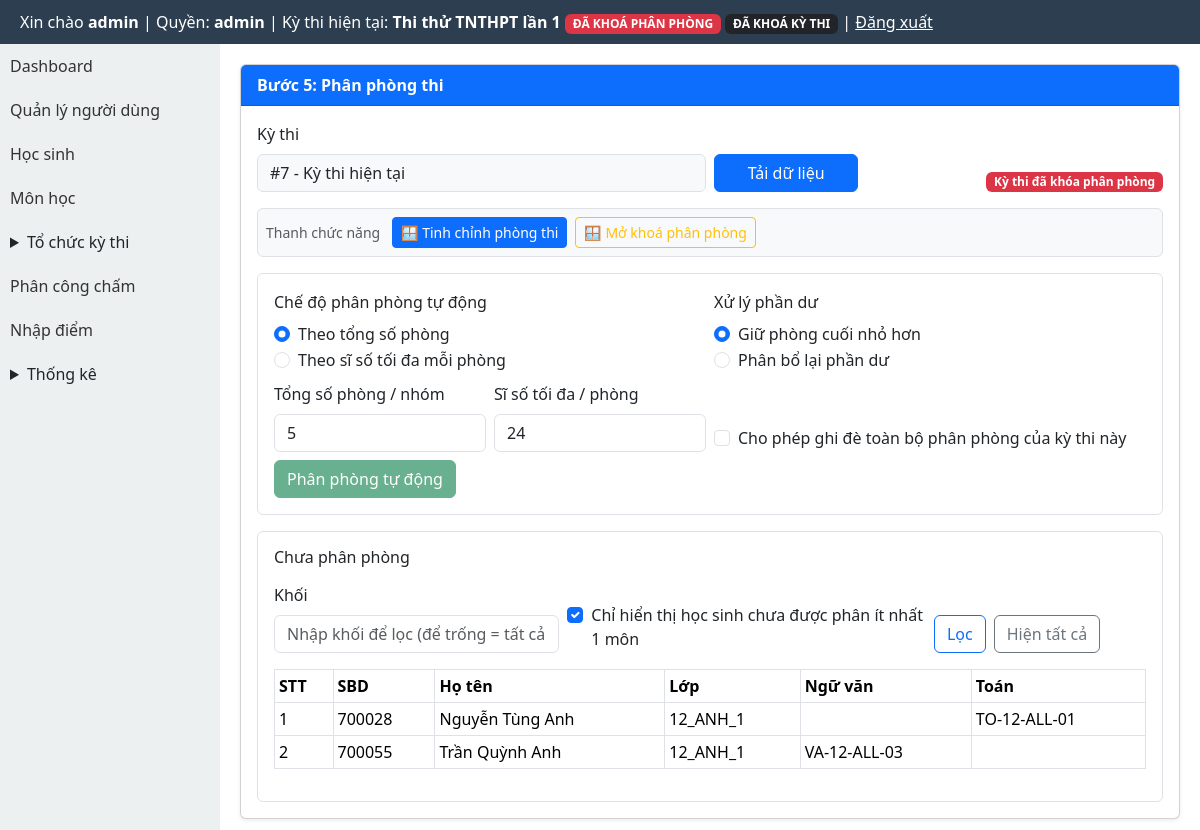
/modules/exams/distribute_rooms.php (signed in), run on the app's committed database.
### tables this page shows
CREATE TABLE exams (
  id INTEGER PRIMARY KEY AUTOINCREMENT,
  ten_ky_thi TEXT,
  nam INTEGER,
  ngay_thi TEXT
, distribution_locked INTEGER DEFAULT 0, rooms_locked INTEGER DEFAULT 0, exam_locked INTEGER DEFAULT 0, deleted_at TEXT, is_default INTEGER DEFAULT 0, exam_mode INTEGER DEFAULT 1);

CREATE TABLE subjects (
  id INTEGER PRIMARY KEY AUTOINCREMENT,
  ma_mon TEXT UNIQUE,
  ten_mon TEXT,
  he_so REAL
);

### modules/exams/distribute_rooms.php (the view, shortened to what the rows shown need)
<?php
require_once BASE_PATH . '/modules/exams/_common.php';
$examId = exams_resolve_current_exam_from_request();
$fixedExamContext = getCurrentExamId() > 0;
$onlyIncomplete = ((string) ($_GET['only_incomplete'] ?? '1')) !== '0';
$unassignedMatrixSubjects = [];
$unassignedMatrixRows = [];
if ($examId > 0) {
    $matrixKhoiSql = '';
    $matrixParams = [':exam_id' => $examId];
    $subjectColsStmt = $pdo->prepare('SELECT DISTINCT sub.id AS subject_id, sub.ten_mon
        FROM exam_students es
        INNER JOIN subjects sub ON sub.id = es.subject_id
        WHERE es.exam_id = :exam_id AND es.subject_id IS NOT NULL' . $matrixKhoiSql . '
        ORDER BY sub.ten_mon');
    $subjectColsStmt->execute($matrixParams);
    $unassignedMatrixSubjects = $subjectColsStmt->fetchAll(PDO::FETCH_ASSOC);
    $baseRowsStmt = $pdo->prepare('SELECT es.student_id, es.sbd, es.lop, st.hoten
        FROM exam_students es
        INNER JOIN students st ON st.id = es.student_id
        WHERE es.exam_id = :exam_id AND es.subject_id IS NULL' . $matrixKhoiSql . '
        ORDER BY es.lop, es.sbd, st.hoten');
    $baseRowsStmt->execute($matrixParams);
    $unassignedMatrixRows = $baseRowsStmt->fetchAll(PDO::FETCH_ASSOC);
    $assignMapStmt = $pdo->prepare('SELECT es.student_id, es.subject_id, r.ten_phong
        FROM exam_students es
        LEFT JOIN rooms r ON r.id = es.room_id
        WHERE es.exam_id = :exam_id AND es.subject_id IS NOT NULL' . $matrixKhoiSql);
    $assignMapStmt->execute($matrixParams);
    $matrixAssignMap = [];
    foreach ($assignMapStmt->fetchAll(PDO::FETCH_ASSOC) as $row) {
        $sid = (int) ($row['student_id'] ?? 0);
        $subId = (int) ($row['subject_id'] ?? 0);
        $matrixAssignMap[$sid][$subId] = (string) ($row['ten_phong'] ?? '');
    }
    $subjectIds = array_values(array_filter(array_map(static fn(array $r): int => (int) ($r['subject_id'] ?? 0), $unassignedMatrixSubjects), static fn(int $v): bool => $v > 0));
    $preparedRows = [];
    foreach ($unassignedMatrixRows as $row) {
        $sid = (int) ($row['student_id'] ?? 0);
        $roomsBySubject = [];
        $missingCount = 0;
        foreach ($subjectIds as $subId) {
            $roomName = (string) ($matrixAssignMap[$sid][$subId] ?? '');
            $roomsBySubject[$subId] = $roomName;
            if ($roomName === '') {
                $missingCount++;
            }
        }
        if ($onlyIncomplete && $missingCount === 0) {
            continue;
        }
        $row['rooms_by_subject'] = $roomsBySubject;
        $row['missing_count'] = $missingCount;
        $preparedRows[] = $row;
    }
    $unassignedMatrixRows = $preparedRows;
}
require_once BASE_PATH . '/layout/header.php';
?>
<link href="https://cdn.jsdelivr.net/npm/bootstrap@5.3.3/dist/css/bootstrap.min.css" rel="stylesheet">
<div style="display:flex;min-height:calc(100vh - 44px);">
    <div style="flex:1;padding:20px;min-width:0;">
        <div class="card shadow-sm">
            <div class="card-body">
                <form method="get" class="row g-2 mb-3 align-items-end">
                    <div class="col-md-6">
                        <label class="form-label">Kỳ thi</label>
                        <?php if ($fixedExamContext): ?>
                            <div class="form-control bg-light">#<?= $examId ?> - Kỳ thi hiện tại</div>
                        <?php endif; ?>
                    </div>
                </form>
                <?php if ($examId > 0): ?>
                    <div class="border rounded p-3">
                        <div class="table-responsive">
                            <table class="table table-bordered table-sm">
                                <thead>
                                <tr>
                                    <th>STT</th>
                                    <th>SBD</th>
                                    <th>Họ tên</th>
                                    <th>Lớp</th>
                                    <?php foreach ($unassignedMatrixSubjects as $sub): ?>
                                        <th><?= htmlspecialchars((string) ($sub['ten_mon'] ?? ''), ENT_QUOTES, 'UTF-8') ?></th>
                                    <?php endforeach; ?>
                                </tr>
                                </thead>
                                <tbody>
                                <?php if (empty($unassignedMatrixRows)): ?>
                                    <tr><td colspan="<?= 4 + max(1, count($unassignedMatrixSubjects)) ?>" class="text-center">Không còn thí sinh nào chưa được phân phòng.</td></tr>
                                <?php else: foreach ($unassignedMatrixRows as $idx => $st): ?>
                                    <tr>
                                        <td><?= $idx + 1 ?></td>
                                        <td><?= htmlspecialchars((string) ($st['sbd'] ?? ''), ENT_QUOTES, 'UTF-8') ?></td>
                                        <td><?= htmlspecialchars((string) ($st['hoten'] ?? 'N/A'), ENT_QUOTES, 'UTF-8') ?></td>
                                        <td><?= htmlspecialchars((string) ($st['lop'] ?? ''), ENT_QUOTES, 'UTF-8') ?></td>
                                        <?php foreach ($unassignedMatrixSubjects as $sub): $subId = (int) ($sub['subject_id'] ?? 0); ?>
                                            <td><?= htmlspecialchars((string) (($st['rooms_by_subject'][$subId] ?? '') ?: ''), ENT_QUOTES, 'UTF-8') ?></td>
                                        <?php endforeach; ?>
                                    </tr>
                                <?php endforeach; endif; ?>
                                </tbody>
                            </table>
                        </div>
                    </div>
                <?php endif; ?>
            </div>
        </div>
    </div>
</div>
<?php require_once BASE_PATH . '/layout/footer.php'; ?>

### templates/header.php (shortened to what the rows shown need)
<?php
require_once BASE_PATH . '/core/auth.php';
$currentExamInfo = null;
$role = function_exists('current_user_role') ? current_user_role() : strtolower(trim((string) ($_SESSION['role'] ?? $_SESSION['user']['role'] ?? '')));
if (in_array($role, ['admin', 'organizer'], true)) {
    require_once BASE_PATH . '/core/db.php';
    require_once BASE_PATH . '/modules/exams/exam_context_helper.php';
    $currentExamInfo = getCurrentExamInfo();
}
$role = $role ?? (function_exists('current_user_role') ? current_user_role() : '');
$currentExamInfo = $currentExamInfo ?? null;
?>
<!DOCTYPE html>
<html lang="vi">
<head>
</head>
<body>
<div class="header">
    Xin chào <b><?= $_SESSION['user']['username'] ?></b>
    | Quyền: <b><?= htmlspecialchars((string) $role, ENT_QUOTES, 'UTF-8') ?></b>
    <?php if ($currentExamInfo !== null): ?>
        | Kỳ thi hiện tại: <b><?= htmlspecialchars((string) $currentExamInfo['ten_ky_thi'], ENT_QUOTES, 'UTF-8') ?></b>
        <?php if (($currentExamInfo['distribution_locked'] ?? 0) === 1 || ($currentExamInfo['rooms_locked'] ?? 0) === 1): ?>
            <span class="badge bg-danger">ĐÃ KHOÁ PHÂN PHÒNG</span>
        <?php endif; ?>
        <?php if (($currentExamInfo['exam_locked'] ?? 0) === 1): ?>
            <span class="badge bg-dark">ĐÃ KHOÁ KỲ THI</span>
        <?php endif; ?>
    <?php endif; ?>
    | <a href="<?= BASE_URL ?>/logout.php" style="color:#fff">Đăng xuất</a>
</div>

### data on the page
exams: ten_ky_thi "Thi thử TNTHPT lần 1", id "7"
subjects: ten_mon "Ngữ văn", id "VA-12-ALL-03"
subjects: ten_mon "Toán", id "TO-12-ALL-01"

### other printed values
$_SESSION['user']['username'] "admin"
$role "admin"
$st['sbd'] "700028"
$st['hoten'] "Nguyễn Tùng Anh"
$st['lop'] "12_ANH_1"
$st['sbd'] "700055"
$st['hoten'] "Trần Quỳnh Anh"
